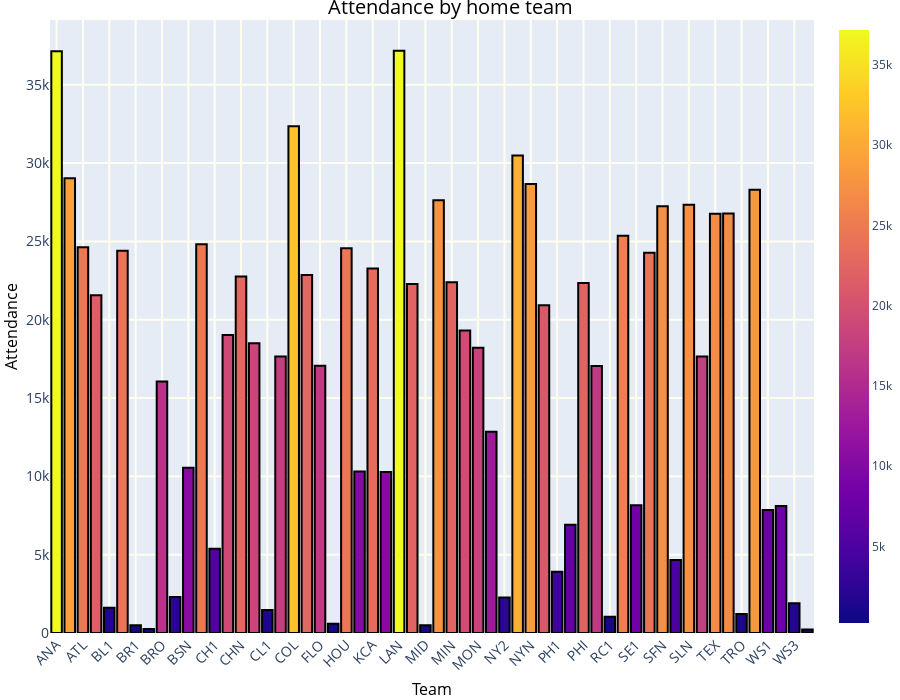

Notebook code for this chart:
### Markdown cell above
# 3

### Code cell
from plotly import graph_objs as go

def make_bar(attendance):
    fig = go.Figure()
    fig.add_trace(go.Bar(
        x=attendance.keys(),
        y=attendance,
        marker=dict(color=attendance, coloraxis='coloraxis'),
    ))
    fig.update_traces(marker_line_color='rgb(0,0,0)', marker_line_width=2)
    fig.update_layout(
        title=dict(
            font=dict(size=20, color='black'),
            x=0.5,
            y=1,
            text='Attendance by home team',
        ),
        xaxis_title=dict(text="Team", font=dict(size=16, color='black')),
        yaxis_title=dict(text="Attendance", font=dict(size=16, color='black')),
        height=700,
        margin=dict(l=0, r=0, t=20, b=0)
    )
    fig.update_xaxes(tickangle=315, gridwidth=2, gridcolor='ivory', tickfont_size=14)
    fig.update_yaxes(gridwidth=2, gridcolor='ivory', tickfont_size=14)
    fig.show()

unique_teams = data['h_name'].unique()
mean_attendance_by_home_team = data.groupby(by=['h_name'])['attendance'].mean()

make_bar(attendance=mean_attendance_by_home_team)

### Figure 1 — Plotly figure (JSON) as saved in the notebook; plotly's stock layout.template omitted (floating-point values rounded to 4 significant figures)
{"data": [{"marker": {"color": [37140.0, 29030.0, 24630.0, 21570.0, 1614.0, 24400.0, 500.0, 250.0, 16060.0, 2295.0, 10560.0, 24820.0, 5381.0, 19020.0, 22750.0, 18500.0, 1462.0, 17650.0, 32360.0, 22860.0, 17060.0, 587.5, 24570.0, 10320.0, 23280.0, 10270.0, 37180.0, 22280.0, 500.0, 27630.0, 22380.0, 19310.0, 18220.0, 12860.0, 2259.0, 30490.0, 28670.0, 20920.0, 3917.0, 6913.0, 22340.0, 17050.0, 1033.0, 25360.0, 8149.0, 24280.0, 27250.0, 4662.0, 27340.0, 17660.0, 26760.0, 26780.0, 1218.0, 28300.0, 7852.0, 8100.0, 1896.0, 225.0], "coloraxis": "coloraxis", "line": {"color": "rgb(0,0,0)", "width": 2}}, "x": ["ANA", "ARI", "ATL", "BAL", "BL1", "BOS", "BR1", "BR2", "BRO", "BS1", "BSN", "CAL", "CH1", "CHA", "CHN", "CIN", "CL1", "CLE", "COL", "DET", "FLO", "FW1", "HOU", "KC1", "KCA", "LAA", "LAN", "MIA", "MID", "MIL", "MIN", "MLN", "MON", "NY1", "NY2", "NYA", "NYN", "OAK", "PH1", "PHA", "PHI", "PIT", "RC1", "SDN", "SE1", "SEA", "SFN", "SLA", "SLN", "TBA", "TEX", "TOR", "TRO", "WAS", "WS1", "WS2", "WS3", "WS4"], "y": [37140.0, 29030.0, 24630.0, 21570.0, 1614.0, 24400.0, 500.0, 250.0, 16060.0, 2295.0, 10560.0, 24820.0, 5381.0, 19020.0, 22750.0, 18500.0, 1462.0, 17650.0, 32360.0, 22860.0, 17060.0, 587.5, 24570.0, 10320.0, 23280.0, 10270.0, 37180.0, 22280.0, 500.0, 27630.0, 22380.0, 19310.0, 18220.0, 12860.0, 2259.0, 30490.0, 28670.0, 20920.0, 3917.0, 6913.0, 22340.0, 17050.0, 1033.0, 25360.0, 8149.0, 24280.0, 27250.0, 4662.0, 27340.0, 17660.0, 26760.0, 26780.0, 1218.0, 28300.0, 7852.0, 8100.0, 1896.0, 225.0], "type": "bar"}], "layout": {"title": {"font": {"size": 20, "color": "black"}, "x": 0.5, "y": 1, "text": "Attendance by home team"}, "xaxis": {"title": {"font": {"size": 16, "color": "black"}, "text": "Team"}, "tickfont": {"size": 14}, "tickangle": -45, "gridwidth": 2, "gridcolor": "ivory"}, "yaxis": {"title": {"font": {"size": 16, "color": "black"}, "text": "Attendance"}, "tickfont": {"size": 14}, "gridwidth": 2, "gridcolor": "ivory"}, "margin": {"l": 0, "r": 0, "t": 20, "b": 0}, "height": 700}}
